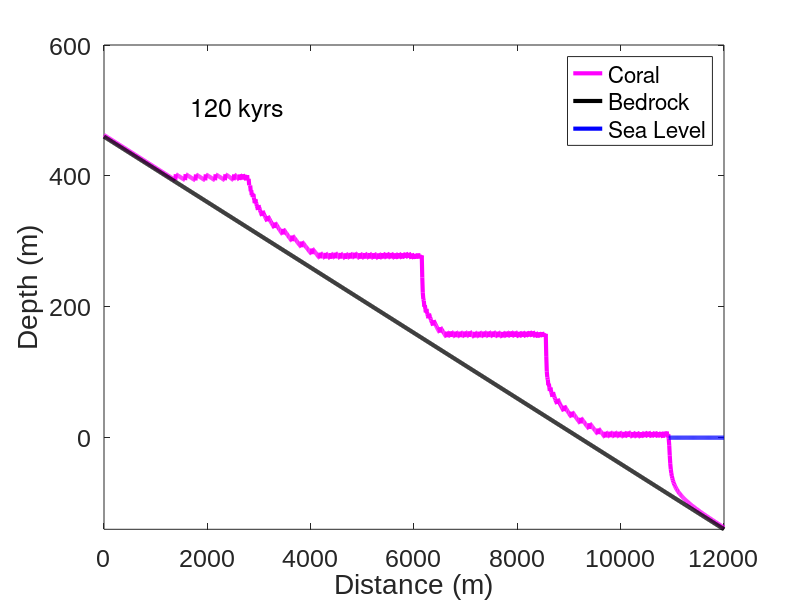

Here is the MATLAB script that generated this plot:
% Coral Reef Modeling: Growth and Abandonment as a Function of Sea Level
% Oscillations and Uplift/Subsidence
% written by Emily Fairfax for Modeling Class
% January 27th, 2016

clear all

%% Initialize
%Time and Space
 % Horizontal Space
    dx = 10; % horizontal step size
    xmax = 12000; % maximum horizontal position 
    x = 0:dx:xmax; % set up the x array describing horizontal space

    % Temporal Space
    Yrcon = 3.14*10^7; % number of seconds in a year, common coversion
    dt = 800; % time step in years
    tmax = 120000;% maximum time to run the code in years
    t = 0:dt:tmax;% set up the time array
    imax = length(t);% define imax for time loops

%Constants

    %Coral Growth Equation Constants
    Gm = 0.012; % maximum coral growth of 15 mm/yr
    k = 0.08; % extinction coefficient for light /m
    I = 2000*Yrcon; % surface light intensity in microE/m^2/yr
    Ik = 200*Yrcon; % saturating light intensity in microE/m^2/yr

    %Topographic Constants
    %note: use suboruprate for either uplift or subsidence: negative sign ->uplift,
    %positive sign -> subsidence
    slope = 0.05; %slope of the linear baseline topography in m/m
    topomax = 100; %maximum elevation of the inital baseline topography
    suboruprate = -0.003; %subsidence in m/yr
    baselinemax = -slope*xmax+topomax-(suboruprate*tmax);

    %Sea Level Constants
    meansealevel = 0;% average sea level set to zero
    ampsealevel = 60; % amplitude of sea level oscillations is about 60m
    period = 40000; % period of sea level oscillations in years

%Set Up Arrays: note all arrays are made in horizontal space, and need to
%be the same length as the time array in order for the code to run properly
    %Set Number of Nodes for Variable Arrays
    N = (xmax/dx)+1; % number of nodes, plus one to make correct length

    %Sea Level Array
    sealevel = zeros(N:1); % sea level array starts full of zeros
    sealevel(1:N) = 0;
    %Topographic Array: note this can be changed to other shapes for
    %different initial topographic conditions
    baseline = -slope.*x + topomax; % Initial baseline of topography

    % Height of Coral Arrays
    coralsl = zeros(N:1); % height of coral relative to sea level, starts as all zeros
    coralsl(1:N)=baseline; % fill zeros with initial condition: all coral are at the height of the baseline

    coralsubup = zeros(N:1); % height of coral with subsidence or uplift relative to sea level, starts all zeros
    coralsubup(1:N)=coralsl-(suboruprate*dt); % fill zeros with inital condition:

    absdepth = zeros(N:1); % absolute depth of coral below sea level, start all zeros
    absdepth(1:N) = sealevel-coralsubup; % fill zeros with initial condition: depth is sealevel minus coral depth with sub or up rate included, ie distance between top of coral and water surface




%% Run


for i=1:imax
    %Sea Level oscillates sinusoidally with time
    sealevel(1:N) = ampsealevel*sin((2*pi*t(i))/period); % sea level oscillation in meters relative to mean sea level
    
    %Calculate Coral Height with subsidence or uplift change relative to sea level
    coralsubup = coralsl-(suboruprate*dt); % in meters
    
    % Calculate the absolute depth below current sea level including coral
    % protrusions
    absdepth = sealevel-coralsubup; % in meters
    
    % Calculate the discreet growth of the coral for this time step
    dcoral = (Gm*tanh((I/Ik)*exp(-k*absdepth)))*dt; % change in coral growth in meters
    
    % If coral growth is negative, replace with zero. Coral does not grow
    % out of the water
    neg = find(absdepth<0); % find where coral is above sea level and thus not growing
    dcoral(neg)=0; % corrects dcoral array so that coral out of water has zero growth
         
    % Calculate the new height of the coral relative to the sea level
    coralsl(1:N) = coralsubup + dcoral;
    
    % Lift up or sink the baseline topography (depends on if using uplift
    % or subsidence
    
    baseline = -slope.*x+topomax-suboruprate*t(i); % equation for baseline topography, with elevation in meters
    
  
% Plot results
    waterlevel = sealevel(i)*ones(size(x)); %water level is similar to sea level
    sea = find(sealevel(i)>coralsl); %find only where the water line does not overlap the coral or bedrock
   
    
    figure(1)
    clf
    
    plot(x,coralsl,'m','linewidth',3) %draw coral in pink
    hold all
    plot(x,baseline,'k','linewidth',3)  %draw bedrock in black
    plot(x(sea),waterlevel(sea),'b','linewidth',3) %only draw water where it does not overlap the bedrock or coral
    
%     %color the coral pink!
%     xx = [x,x];        % repeat x values
%     yy = [coralsl,baseline];   % vector of upper & lower boundaries
%     fill(xx,yy,[.97, .475, .561])    % fill area defined by x & yy in blue
%     
%     %color the bedrock beige!
%     xx = [x,x];
%     bottomline=zeros(N:1);
%     bottomline(1:N)=-200000;
%     cc = [baseline, bottomline];
%     fill(xx,cc,[.91,.92,.87])
    
    %this is plot formatting
    xlabel('Distance (m)', 'fontname', 'arial', 'fontsize',21)
    ylabel('Depth (m)', 'fontname', 'arial', 'fontsize',21)
    set(gca,'fontsize',18,'fontname','arial')
    legend('Coral','Bedrock','Sea Level')
    ht=text(1450,500,['  ',num2str(round(t(i)/1000)), ' kyrs  '],'fontsize',18); %print time in animation
    axis([0 xmax baselinemax topomax+500])
    hold all % hold all makes different colors while hold on keeps the lines the same color
    pause(0.1)
    
    
    
end
